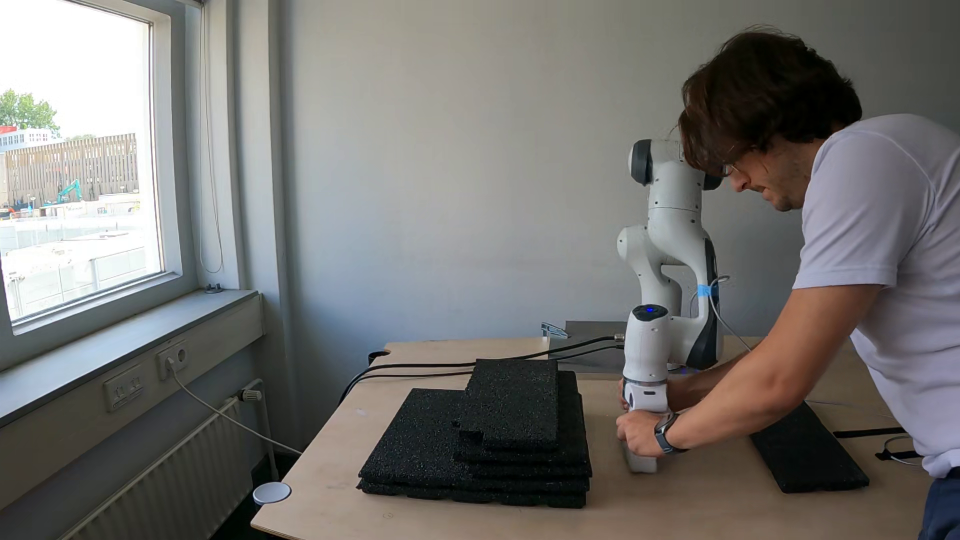
#> input picture robot_experiments/video_frames/cleaning/0.png, 1920 x 1080 px (shown at 1/2 size); its folder holds only this picture in this run
$ python cleaning_screenshot.py
#> lines starting #> are read from the running program, lines starting #| are printed output that depends on the picture
import os
import matplotlib.pyplot as plt
from PIL import Image, ImageEnhance
import os
directory = os.path.dirname(__file__)

print(directory)
# Set the path to the folder containing the screenshots
folder_path =directory + "/video_frames/cleaning/"

# Get a list of all the files in the folder
files = os.listdir(folder_path)

# Filter out any non-image files
image_files = [f for f in files if f.endswith(".png")]

# Sort the image files alphabetically
image_files.sort()

# Create a figure with 2 rows and 5 columns
fig, axs = plt.subplots(1, 6, constrained_layout=True, figsize=(12, 3))

# Loop through the image files and plot them in the subplots
for i, image_file in enumerate(image_files):
    # Calculate the row and column indices for this subplot

    # Load the image and plot it in the appropriate subplot
    image_path = os.path.join(folder_path, image_file)
    image=Image.open(image_path)
#> image is the input picture: PIL image 1920x1080 RGB; mean R, G, B 116.2, 115, 112.6
    # Crop the image
    left = 600
    top = 150
    right = image.width
#> right = 1920
    bottom = image.height
#> bottom = 1080
    image = image.crop((left, top, right, bottom))
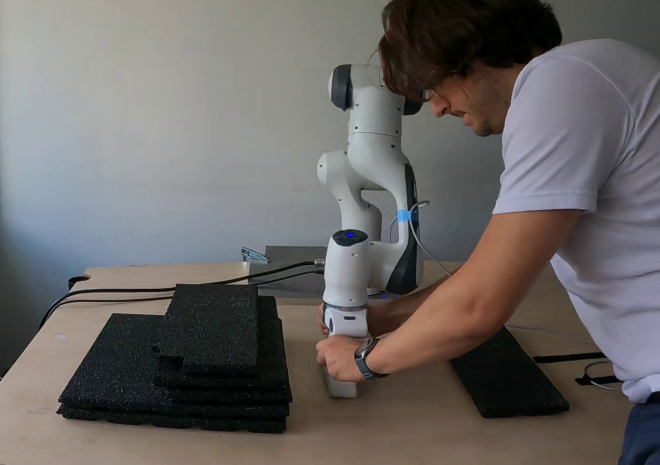
#> image: PIL image 1320x930 RGB (shown at 1/2 size); mean R, G, B 105.9, 102.2, 100.4
    enhancer = ImageEnhance.Brightness(image)
    brightness_factor = 1.3  # Adjust the value as needed (1.0 means no change)
    image_brightened = enhancer.enhance(brightness_factor)
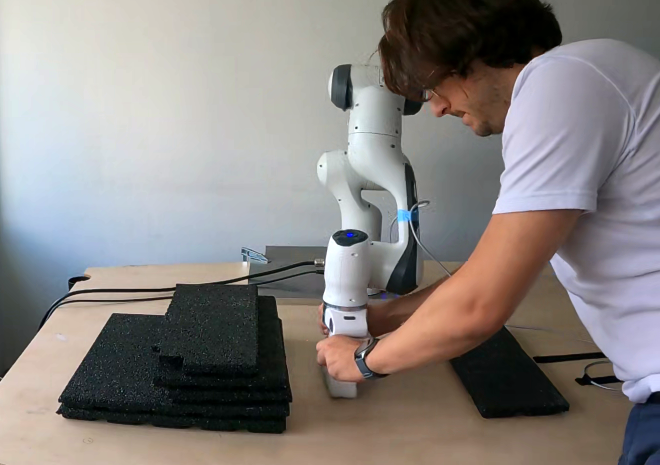
#> image_brightened: PIL image 1320x930 RGB (shown at 1/2 size); mean R, G, B 137.3, 132.4, 130.1
    axs[i].imshow(image_brightened)
    axs[i].axis("off")
    if i==0:

        axs[i].text(0.07, 0.85, 'D', horizontalalignment='center', verticalalignment='center', transform=axs[i].transAxes, fontsize=20)
    else:
        axs[i].text(0.07, 0.85, str(i), horizontalalignment='center', verticalalignment='center', transform=axs[i].transAxes, fontsize=20)

plt.subplots_adjust(hspace=0, wspace=-0.17) # Set the vertical space between rows to 0

# plt.tight_layout()

plt.savefig(directory+'/figures/video_cleaning.pdf', bbox_inches='tight', dpi=600)
# Show the plot
plt.show()

$ run again, on robot_experiments/video_frames/cleaning/4.png
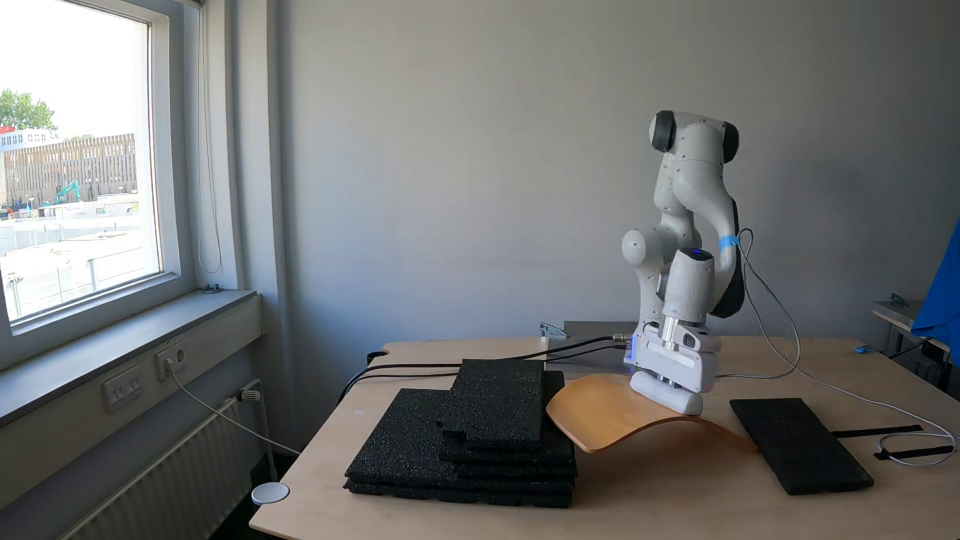
#> input picture robot_experiments/video_frames/cleaning/4.png, 1920 x 1080 px (shown at 1/2 size)
#> image is the input picture: PIL image 1920x1080 RGB; mean R, G, B 112.2, 113.7, 113.5
#> `image = image.crop((left, top, right, bottom))`:
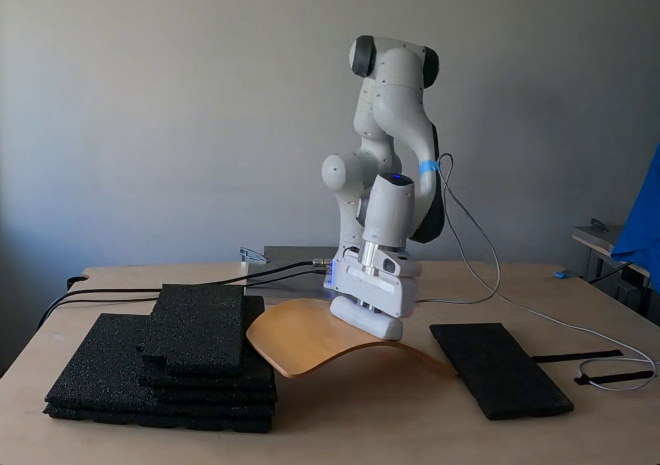
#> image: PIL image 1320x930 RGB (shown at 1/2 size); mean R, G, B 100.3, 100.6, 100.7
#> `image_brightened = enhancer.enhance(brightness_factor)`:
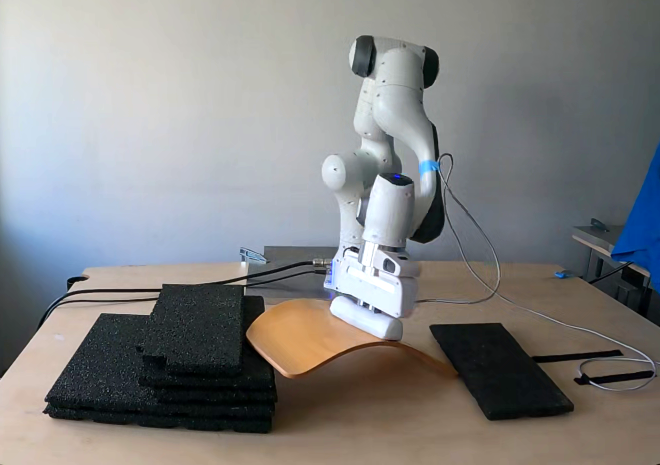
#> image_brightened: PIL image 1320x930 RGB (shown at 1/2 size); mean R, G, B 129.9, 130.3, 130.2
